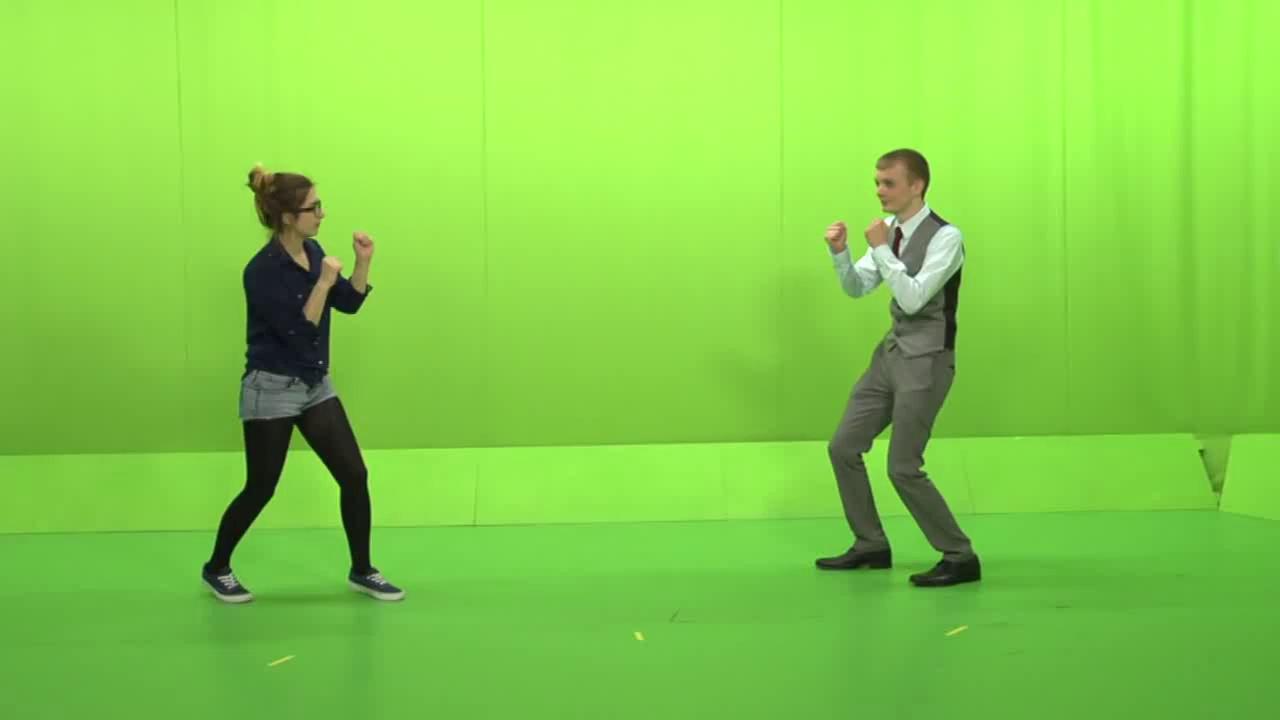
#> input picture keying/image/img01.png, 1280 x 720 px
$ jupyter execute Projection.ipynb
#> lines starting #> are read from the running program, lines starting #| are printed output that depends on the picture; after the words box and inside, x2 and y2 are one past the last pixel; in counts of white or black regions, pixels touching at a corner belong together
[cell 1]
import cv2
import numpy as np

[cell 2]
def show_images(lst):
    while True:
        for i in lst:
            cv2.imshow(i[0],i[1])
#> this loop made 1 pass
#> pass 1, in show_images, `cv2.imshow(i[0],i[1])`:
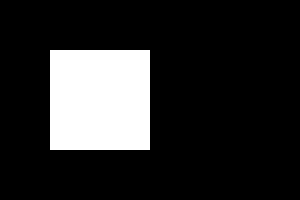
#> window 'baseimg': shape (200, 300); 16.7% white; 1 white region, box (x1, y1, x2, y2) and area: (50, 50, 150, 150) 10000
        ret = cv2.waitKey(0)
#> (key Esc is pressed here)
        if ret==27:
            break
    cv2.destroyAllWindows()

[cell 3]
base_img = np.zeros((200,300),dtype=np.uint8)

[cell 4]
base_img[50:150,50:150]=255

[cell 5]
show_images([("baseimg",base_img)])

[cell 6]
warp = np.float32([[0.5,0.5,0],[1,-0.202,0]])

[cell 7]
res = cv2.warpAffine(base_img,warp,(300,200))

[cell 8]
show_images([("res",res)])
#> the loop in show_images (call 2), `for i in lst:` made 1 pass
#> pass 1, in show_images (call 2), `cv2.imshow(i[0],i[1])`:
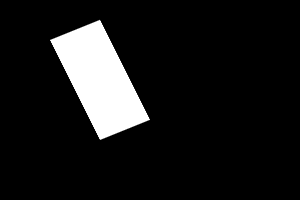
#> window 'res': shape (200, 300); min 0, max 255, mean 25.6
#> (key Enter is pressed here)

[cell 9]
IMG = res.copy()

## Detecting four corners of plane

[cell 10]
projImg = cv2.imread("./image/img01.png")
#> projImg is the input picture: shape (720, 1280, 3); mean B, G, R 71.6, 203.9, 128.6

[cell 11]
show_images([("a",projImg)])
